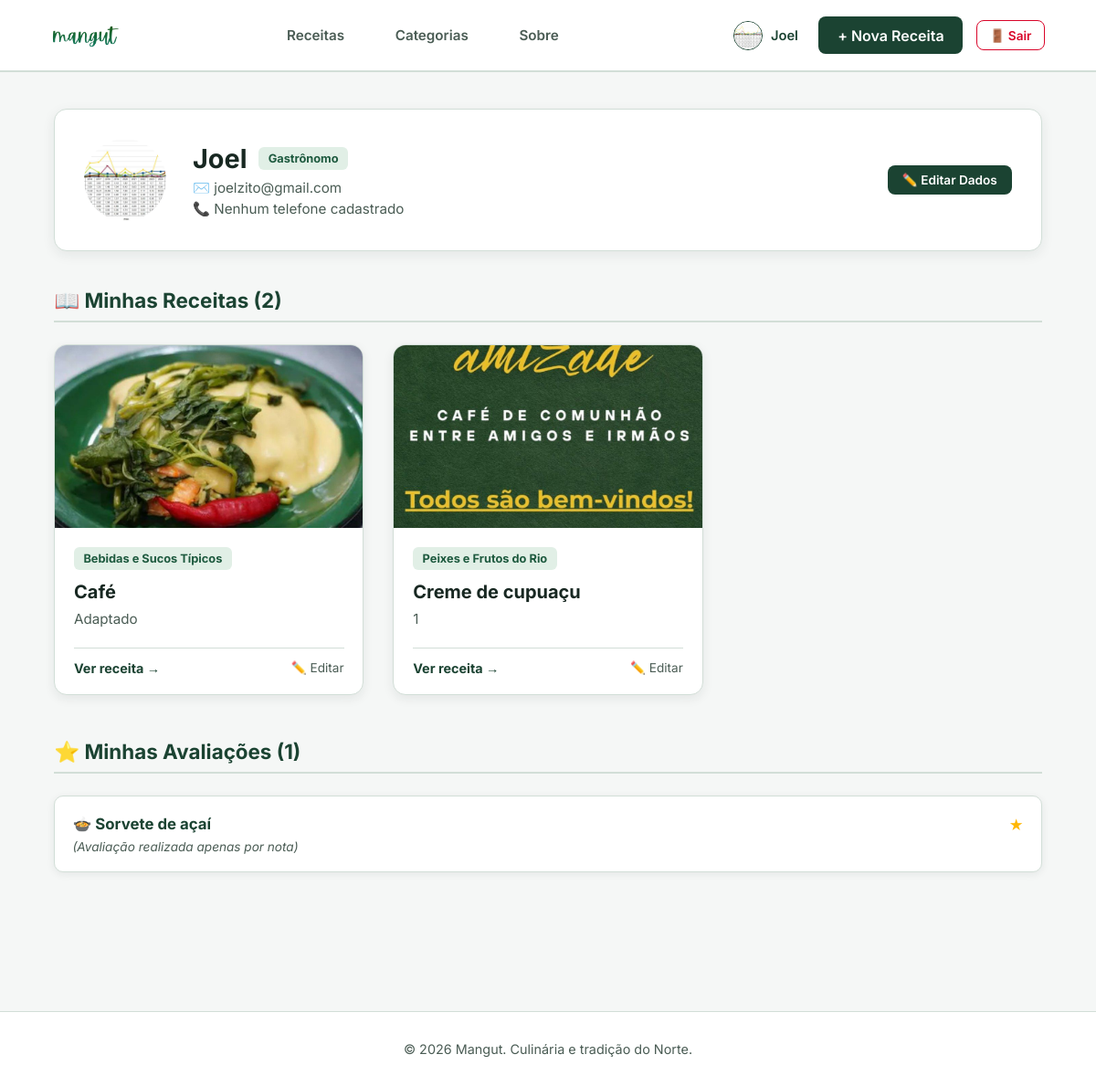
The app's page /perfil (signed in) with its own data.
### app/models.py (models this page shows, shortened)
class Gastronomo(UserMixin, db.Model):
    __tablename__ = 'gastronomos'
    idgastronomos = db.Column(db.Integer, primary_key=True)
    nome = db.Column(db.String(100), nullable=False)
    email = db.Column(db.String(120), unique=True, nullable=False)
    senha = db.Column(db.String(255), nullable=False)
    telefone = db.Column(db.String(20), nullable=True)
    foto_perfil = db.Column(db.String(255), nullable=True)
    is_admin = db.Column(db.Boolean, default=False)
    receitas = db.relationship('Receita', back_populates='autor', lazy=True)
    avaliacoes = db.relationship('AvaliacaoReceita', back_populates='usuario', lazy=True, cascade='all, delete-orphan')
    pastas = db.relationship('PastaReceitas', back_populates='usuario', lazy=True, cascade='all, delete-orphan')

class Receita(db.Model):
    __tablename__ = 'receitas'
    idreceitas = db.Column(db.Integer, primary_key=True)
    nome = db.Column(db.String(100), nullable=False)
    descricao = db.Column(db.Text, nullable=False)
    lista_ingredientes = db.Column(db.Text, nullable=False)
    modo_preparo = db.Column(db.Text, nullable=False)
    imagem_url = db.Column(db.String(255), nullable=True)
    visualizacoes = db.Column(db.Integer, default=0)
    status = db.Column(db.String(20), default='ativo')
    data_criacao = db.Column(db.DateTime, default=datetime.utcnow)
    categoria_idcategoria = db.Column(db.Integer, db.ForeignKey('categoria.idcategoria'), nullable=False)
    gastronomos_idgastronomos = db.Column(db.Integer, db.ForeignKey('gastronomos.idgastronomos'), nullable=False)
    categoria_rel = db.relationship('Categoria', back_populates='receitas')
    autor = db.relationship('Gastronomo', back_populates='receitas')
    avaliacoes = db.relationship('AvaliacaoReceita', back_populates='receita', lazy=True, cascade='all, delete-orphan')

class Categoria(db.Model):
    __tablename__ = 'categoria'
    idcategoria = db.Column(db.Integer, primary_key=True)
    nome = db.Column(db.String(50), nullable=False)
    receitas = db.relationship('Receita', back_populates='categoria_rel', lazy=True)

### app/routes.py (the view)
@main.route('/perfil')
@login_required
def perfil():
    receitas_usuario = formatar_receitas(Receita.query.filter_by(gastronomos_idgastronomos=current_user.idgastronomos))
    avaliacoes_usuario = AvaliacaoReceita.query.filter_by(gastronomos_idgastronomos=current_user.idgastronomos).all()
    avaliacoes_formatadas = []
    for av in avaliacoes_usuario:
        avaliacoes_formatadas.append({
            "receita_id": av.receita.idreceitas,
            "receita_nome": av.receita.nome,
            "nota": av.avaliacoes,
            "comentario": av.comentario
        })
    return render_template(
        'perfil.html',
        usuario=current_user,
        receitas=receitas_usuario,
        avaliacoes=avaliacoes_formatadas
    )

### app/routes.py (called while the page is built)
def formatar_receitas(query_obj):
    receitas_db = query_obj.all()
    formatadas = []
    for r in receitas_db:
        avaliacoes = AvaliacaoReceita.query.filter_by(receitas_idreceitas=r.idreceitas).all()
        qtd = len(avaliacoes)
        media = round(sum(a.avaliacoes for a in avaliacoes) / qtd, 1) if qtd > 0 else 0.0
        formatadas.append({
            "id": r.idreceitas,
            "nome": r.nome,
            "categoria": r.categoria_rel.nome,
            "categoria_id": r.categoria_idcategoria,
            "descricao": r.descricao,
            "imagem_url": r.imagem_url,  # 🟢 Fica None caso não exista foto
            "media_estrelas": media,
            "qtd_avaliacoes": qtd
        })
    return formatadas

### app/templates/perfil.html (shortened to what this page needs)
<!DOCTYPE html>
<html lang="pt-br">
<head>
    <link rel="stylesheet" href="{{ url_for('static', filename='css/style.css') }}">
    <link rel="stylesheet" href="https://cdnjs.cloudflare.com/ajax/libs/cropperjs/1.5.13/cropper.min.css">
</head>
<body>
    <header class="navbar">
        <a href="/" class="logo-link">
            <img src="{{ url_for('static', filename='img/logo.png') }}" alt="Logo Mangut" class="navbar-logo">
        </a>
        <nav class="nav-links">
            <a href="/receitas">Receitas</a>
            <a href="/categorias">Categorias</a>
            <a href="/sobre">Sobre</a>
        </nav>
        <div class="nav-actions">
            <a href="/perfil" class="navbar-user-link">
                {% if usuario.foto_perfil %}
                    <img src="{{ usuario.foto_perfil }}" alt="{{ usuario.nome }}" class="navbar-avatar-thumb">
                {% else %}
                    <span class="navbar-avatar-placeholder">{{ usuario.nome[0] | upper }}</span>
                {% endif %}
                <span>{{ usuario.nome }}</span>
            </a>
            <a href="/receita/nova" class="btn-primary">+ Nova Receita</a>
            <a href="/logout" class="btn-logout" title="Sair do sistema">🚪 Sair</a>
        </div>
    </header>
    <main class="container">
        <section class="profile-header-card">
            <div class="profile-avatar-clickable" onclick="abrirVisualizadorFoto()" title="Clique para ver ou alterar sua foto">
                {% if usuario.foto_perfil %}
                    <img src="{{ usuario.foto_perfil }}" alt="{{ usuario.nome }}" id="avatar-img-principal">
                {% else %}
                    <div class="profile-avatar" style="width: 100%; height: 100%;">
                        <span>{{ usuario.nome[0] | upper }}</span>
                    </div>
                {% endif %}
            </div>
            <div class="profile-details">
                <div style="display: flex; align-items: center; justify-content: space-between; flex-wrap: wrap; gap: 1rem;">
                    <div>
                        <div style="display: flex; align-items: center; gap: 0.8rem;">
                            <h1>{{ usuario.nome }}</h1>
                            {% if usuario.is_admin %}
                                <span class="card-tag" style="background: #e63946; color: white;">Administrador</span>
                            {% else %}
                                <span class="card-tag">Gastrônomo</span>
                            {% endif %}
                        </div>
                        <p class="profile-email">✉️ {{ usuario.email }}</p>
                        <p class="profile-phone">📞 {{ usuario.telefone or 'Nenhum telefone cadastrado' }}</p>
                    </div>
                    <button onclick="document.getElementById('edit-profile-modal').style.display='flex'" class="btn-primary" style="font-size: 0.85rem; padding: 0.5rem 1rem;">
                        ✏️ Editar Dados
                    </button>
                </div>
            </div>
        </section>
        <section class="profile-section">
            <h2>📖 Minhas Receitas ({{ receitas|length }})</h2>
            {% if receitas %}
                <div class="recipe-grid">
                    {% for receita in receitas %}
                    <div style="display: flex; flex-direction: column; background: var(--bg-card); border-radius: 14px; border: 1px solid var(--border-color); box-shadow: 0 4px 12px var(--card-shadow); overflow: hidden;">
                        {% if receita.imagem_url %}
                            <img src="{{ receita.imagem_url }}" alt="{{ receita.nome }}" class="card-img">
                        {% endif %}
                        <div class="card-content" style="flex: 1; display: flex; flex-direction: column; justify-content: space-between; padding: 1.3rem;">
                            <div>
                                <span class="card-tag">{{ receita.categoria }}</span>
                                <h3 style="margin: 0.8rem 0 0.4rem 0; font-size: 1.25rem;">{{ receita.nome }}</h3>
                                <p style="color: var(--text-secondary); font-size: 0.95rem; line-height: 1.5;">{{ receita.descricao }}</p>
                            </div>
                            <div style="display: flex; justify-content: space-between; align-items: center; margin-top: 1.2rem; border-top: 1px solid var(--border-color); padding-top: 0.8rem;">
                                <a href="{{ url_for('main.detalhe_receita', id=receita.id) }}" style="color: var(--text-accent); font-weight: 700; text-decoration: none; font-size: 0.9rem;">Ver receita →</a>
                                <a href="{{ url_for('main.formulario_editar_receita', id=receita.id) }}" style="color: var(--text-secondary); font-size: 0.85rem; text-decoration: none;">✏️ Editar</a>
                            </div>
                        </div>
                    </div>
                    {% endfor %}
                </div>
            {% endif %}
        </section>
        <section class="profile-section">
            <h2>⭐ Minhas Avaliações ({{ avaliacoes|length }})</h2>
            {% if avaliacoes %}
                <div>
                    {% for av in avaliacoes %}
                    <div class="review-card-item">
                        <div style="display: flex; justify-content: space-between; align-items: center; margin-bottom: 0.4rem;">
                            <a href="{{ url_for('main.detalhe_receita', id=av.receita_id) }}" style="text-decoration: none; font-weight: 700; color: var(--text-accent); font-size: 1.05rem;">
                                🍲 {{ av.receita_nome }}
                            </a>
                            <div style="color: #ffb703; font-size: 1.1rem;">
                                {% for i in range(av.nota) %}★{% endfor %}
                            </div>
                        </div>
                        {% if av.comentario and av.comentario != 'None' %}
                            <p style="color: var(--text-secondary); font-style: italic; margin-top: 0.3rem;">"{{ av.comentario }}"</p>
                        {% else %}
                            <p style="color: var(--text-secondary); font-size: 0.85rem; font-style: italic; margin-top: 0.3rem;">(Avaliação realizada apenas por nota)</p>
                        {% endif %}
                    </div>
                    {% endfor %}
                </div>
            {% else %}
                <div style="background: var(--bg-card); padding: 2rem; border-radius: 10px; border: 1px dashed var(--border-color); text-align: center;">
                    <p style="color: var(--text-secondary);">Você ainda não avaliou nenhuma receita do site.</p>
                </div>
            {% endif %}
        </section>
    </main>
    <footer>
        <p>&copy; 2026 Mangut. Culinária e tradição do Norte.</p>
    </footer>
</body>
</html>

### app/static/css/style.css (style rules this page uses)
:root { --bg-main: #f5f7f6; --bg-card: #ffffff; --bg-surface: #eaf1ed; --bg-hero: #e1efe7; --text-primary: #182822; --text-secondary: #4a5c54; --text-accent: #1b4332; --border-color: #d2ded7; --tag-bg: #e1efe6; --tag-text: #1e5a3f; --btn-cta: #d90429; --btn-cta-hover: #b80020; --card-shadow: rgba(24, 40, 34, 0.08); }
* { margin: 0; padding: 0; box-sizing: border-box; font-family: 'Inter', sans-serif; transition: background-color 0.25s ease, color 0.25s ease, border-color 0.25s ease; }
html { scroll-behavior: smooth; }
body { background-color: var(--bg-main); color: var(--text-primary); min-height: 100vh; display: flex; flex-direction: column; }
.navbar { display: flex; justify-content: space-between; align-items: center; padding: 1.1rem 3.5rem; background-color: var(--bg-card); border-bottom: 2px solid var(--border-color); position: sticky; top: 0; z-index: 1000; }
.logo-link { display: flex; align-items: center; text-decoration: none; }
.navbar-logo { height: 42px; width: auto; }
.nav-links a { margin: 0 0.8rem; text-decoration: none; color: var(--text-secondary); font-weight: 600; font-size: 0.95rem; padding: 0.4rem 0.8rem; border-radius: 8px; }
.nav-actions { display: flex; align-items: center; gap: 0.9rem; }
.btn-primary { background-color: var(--text-accent); color: #ffffff; border: none; padding: 0.65rem 1.3rem; border-radius: 8px; font-weight: 600; cursor: pointer; text-decoration: none; display: inline-flex; align-items: center; justify-content: center; gap: 0.4rem; }
.btn-logout { display: inline-flex; align-items: center; gap: 0.35rem; color: #d90429; border: 1px solid #d90429; background-color: transparent; padding: 0.45rem 0.85rem; border-radius: 8px; font-size: 0.85rem; font-weight: 600; text-decoration: none; }
.container { max-width: 1120px; margin: 2.5rem auto; padding: 0 1.2rem; flex: 1; width: 100%; }
.recipe-grid { display: grid; grid-template-columns: repeat(auto-fill, minmax(320px, 1fr)); gap: 2rem; }
.card-img { width: 100%; height: 200px; object-fit: cover; background-color: var(--bg-surface); }
.card-content { padding: 1.3rem; display: flex; flex-direction: column; justify-content: space-between; flex-grow: 1; }
.card-tag { background: var(--tag-bg); color: var(--tag-text); font-size: 0.8rem; font-weight: 700; padding: 0.3rem 0.65rem; border-radius: 6px; display: inline-block; }
footer { text-align: center; padding: 2rem; color: var(--text-secondary); font-size: 0.9rem; border-top: 1px solid var(--border-color); background: var(--bg-card); margin-top: 4rem; }
.profile-header-card { background: var(--bg-card); padding: 2rem; border-radius: 14px; border: 1px solid var(--border-color); box-shadow: 0 4px 14px var(--card-shadow); display: flex; align-items: center; gap: 1.8rem; margin-bottom: 2.5rem; }
.profile-details { flex-grow: 1; }
.profile-details h1 { font-size: 1.8rem; color: var(--text-primary); margin: 0; }
.profile-email, .profile-phone { color: var(--text-secondary); font-size: 0.95rem; margin-top: 0.3rem; }
.profile-section { margin-bottom: 3rem; }
.profile-section h2 { font-size: 1.4rem; color: var(--text-accent); margin-bottom: 1.5rem; border-bottom: 2px solid var(--border-color); padding-bottom: 0.5rem; }
.review-card-item { background: var(--bg-card); border: 1px solid var(--border-color); border-radius: 10px; padding: 1.2rem; margin-bottom: 1rem; box-shadow: 0 2px 8px var(--card-shadow); }
.navbar-user-link { display: inline-flex; align-items: center; gap: 0.55rem; text-decoration: none; font-weight: 600; font-size: 0.92rem; color: var(--text-accent); padding: 0.25rem 0.5rem; border-radius: 20px; transition: background-color 0.2s ease; }
.navbar-avatar-thumb { width: 32px; height: 32px; min-width: 32px; border-radius: 50%; object-fit: cover; border: 1.5px solid var(--text-accent); }
.profile-avatar-clickable { position: relative; cursor: pointer; border-radius: 50%; display: inline-block; overflow: hidden; width: 90px; height: 90px; min-width: 90px; }
.profile-avatar-clickable img, .profile-avatar-clickable .profile-avatar { width: 100%; height: 100%; border-radius: 50%; object-fit: cover; transition: transform 0.2s ease, filter 0.2s ease; }
img, video, canvas { max-width: 100%; height: auto; }

### records on screen
Gastronomo: foto_perfil (picture), nome "Joel", email "joelzito@gmail.com", telefone "Nenhum telefone cadastrado"
Receita: imagem_url (picture), nome "Café", descricao "Adaptado"
Categoria: categoria "Bebidas e Sucos Típicos"
Receita: imagem_url (picture), nome "Creme de cupuaçu"
Categoria: categoria "Peixes e Frutos do Rio"
Receita: receita_nome "Sorvete de açaí"

### other values on screen
{{ receitas|length }} "2"
{{ receita.descricao }} "1"
{{ avaliacoes|length }} "1"
